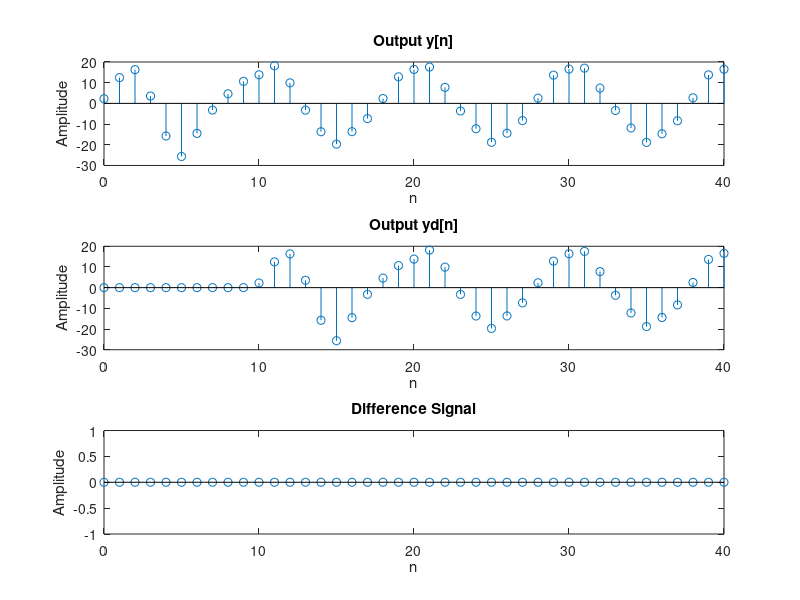

Source code (MATLAB):
clc;
clear all;

n=0:40;
d=10;
a=3.0;
b=-2;

x=a*cos(2*pi*0.1*n)+b*cos(2*pi*0.4*n);
xd=[zeros(1,d) x];

num=[2.2403 2.4903 2.2403];
den=[1 -0.4 0.75];

ic=[0 0];
y=filter(num, den, x, ic);
yd=filter(num, den, xd, ic);

dd=y-yd(1+d:41+d);

clc;
clear all;

n=0:40;
d=10;
a=3.0;
b=-2;

x=a*cos(2*pi*0.1*n)+b*cos(2*pi*0.4*n);
xd=[zeros(1,d) x];

num=[2.2403 2.4903 2.2403];
den=[1 -0.4 0.75];

ic=[0 0];
y=filter(num, den, x, ic);
yd=filter(num, den, xd, ic);

dd=y-yd(1+d:41+d);

% Plotting
figure;
subplot(3, 1, 1);
stem(n, y);
xlabel('n');
ylabel('Amplitude');
title('Output y[n]');

subplot(3, 1, 2);
stem(n, yd(1:41));
xlabel('n');
ylabel('Amplitude');
title('Output yd[n]');

subplot(3, 1, 3);
stem(n, dd);
xlabel('n');
ylabel('Amplitude');
title('Difference Signal');





